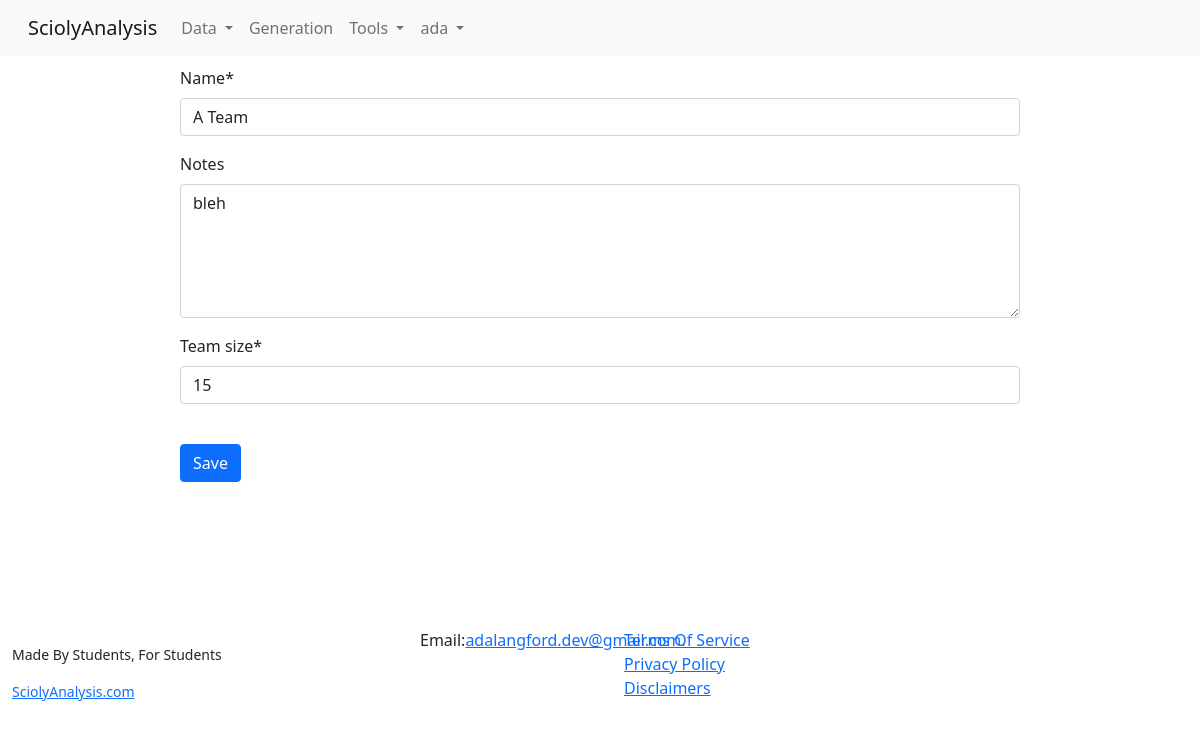
Page /generation/generated-team-edit/21/ (signed in) on the committed database.
### generation/models.py (models this page shows)
class GeneratedTeam(models.Model):
    name = models.CharField(max_length=200)
    notes = models.CharField(max_length=500, blank=True)
    generated_competition_settings = models.ForeignKey(GeneratedCompetitionSettings, on_delete=models.CASCADE)
    date = models.DateTimeField(auto_now_add=True,auto_now=False)
    team_size = models.PositiveIntegerField()
    class Meta:
        ordering = ["date"]

### generation/views.py (the view, shortened to what this page needs)
# urls.py: path('generated-team-edit/<str:pk>/', views.generatedTeamEditView, name="generatedTeamEditView"),
@login_required
def generatedTeamEditView(request, pk):
    generated_team = get_object_or_404(GeneratedTeam, id=pk)
    if generated_team.generated_competition_settings.user.id == request.user.id:
        form = TeamForm(request.POST or None, instance=generated_team)
        print(form.errors)
        context={
            "form":form,
        }
        return render(request, "generation/team_edit.html", context)
    raise Http404

### generation/forms.py (shortened to what this page needs)
class TeamForm(ModelForm):
    class Meta:
        model=GeneratedTeam
        fields = [
            "name",
            "notes",
            "team_size",
        ]
        widgets = {
            'notes': forms.Textarea(attrs={'cols': 20, 'rows': 5}),
        }
    def __init__(self, *args, **kwargs):
        super().__init__(*args, **kwargs)

### generation/templates/generation/team_edit.html (shortened to what this page needs)
{% extends 'main.html' %}
{% load crispy_forms_tags %}
    {% block bodycontent %}
        <div class="formblock">
            <form method="POST" id="general_team_settings">
                {{ form|crispy}}
            </form>
            <br>
            <input type="submit" value="Save" class="btn btn-primary" form="general_team_settings">
        </div>
    {% endblock %}

### templates/sciolysite/navbar.html (shortened to what this page needs)
<nav class="navbar navbar-expand-lg navbar-light bg-light">
    <div class="container-fluid">
      <a class="navbar-brand" href="/">SciolyAnalysis</a>
      <div class="collapse navbar-collapse" id="navbarSupportedContent">
        <ul class="navbar-nav me-auto mb-2 mb-lg-0">
          <li class="nav-item dropdown">
            <a class="nav-link dropdown-toggle" href="{% url 'competitionListView' %}" id="navbarDropdown" role="button" data-bs-toggle="dropdown" aria-expanded="false">
              Data
            </a>
          </li>
          <li class="nav-item">
            <a class="nav-link" href="{% url 'generatedCompetitionsListView' %}">Generation</a>
          </li>
          <li class="nav-item dropdown">
            <a class="nav-link dropdown-toggle" href="{% url 'ConflictCheckingView' %}" id="navbarDropdown" role="button" data-bs-toggle="dropdown" aria-expanded="false">
              Tools
            </a>
          </li>
          {% if user.is_authenticated %}
          <li class="nav-item dropdown">
            <a class="nav-link dropdown-toggle" href="" id="navbarDropdown" role="button" data-bs-toggle="dropdown" aria-expanded="false">
              {{user.username}}
            </a>
          </li>
          {% endif %}
        </ul>
      </div>
    </div>
  </nav>

### rows in the picture
GeneratedTeam: name "A Team", notes "bleh", team_size "15"

### other values in the picture
{{ user.username }} "ada"
